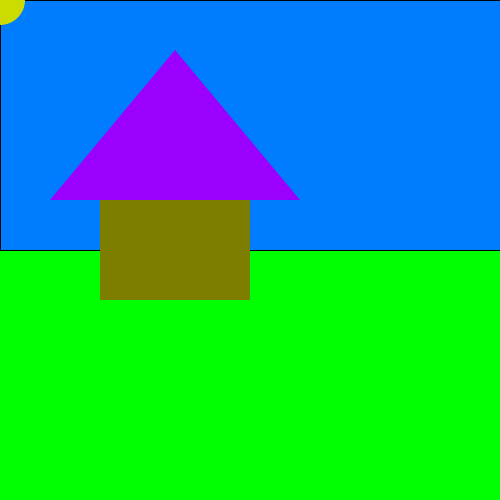
Frame 1 (no input)
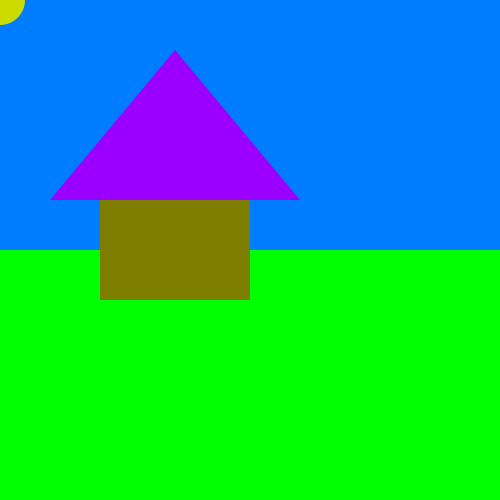
Frame 60 (the mouse pressed at the canvas centre just before this capture)
Frame 120 (the mouse held since frame 60 and released just before this capture): identical to frame 60, image omitted

The Processing sketch that drew these frames (run headless with seeded random() and noise(); from frame 60 on, the mouse is pressed at the canvas centre):

// Processing sketch: sketch_8_6
// ── sketch_8_6.pde
void setup(){
 size(500,500);
}

void draw(){
 background(0,255,0);
 tekenLucht();
 tekenZon();
 tekenHuis();
}

void tekenLucht(){
  fill(0,125,255);
  rect(0, 0, 500, 250);
}

void tekenZon(){
  noStroke();
  fill(205,220,0);
  circle(0,0,50);
}

void tekenHuis(){
  fill(125,125,0);
  rect(100, 200, 150, 100);
  fill(155,0,255);
  triangle(50,200, 175,50, 300,200);
}
